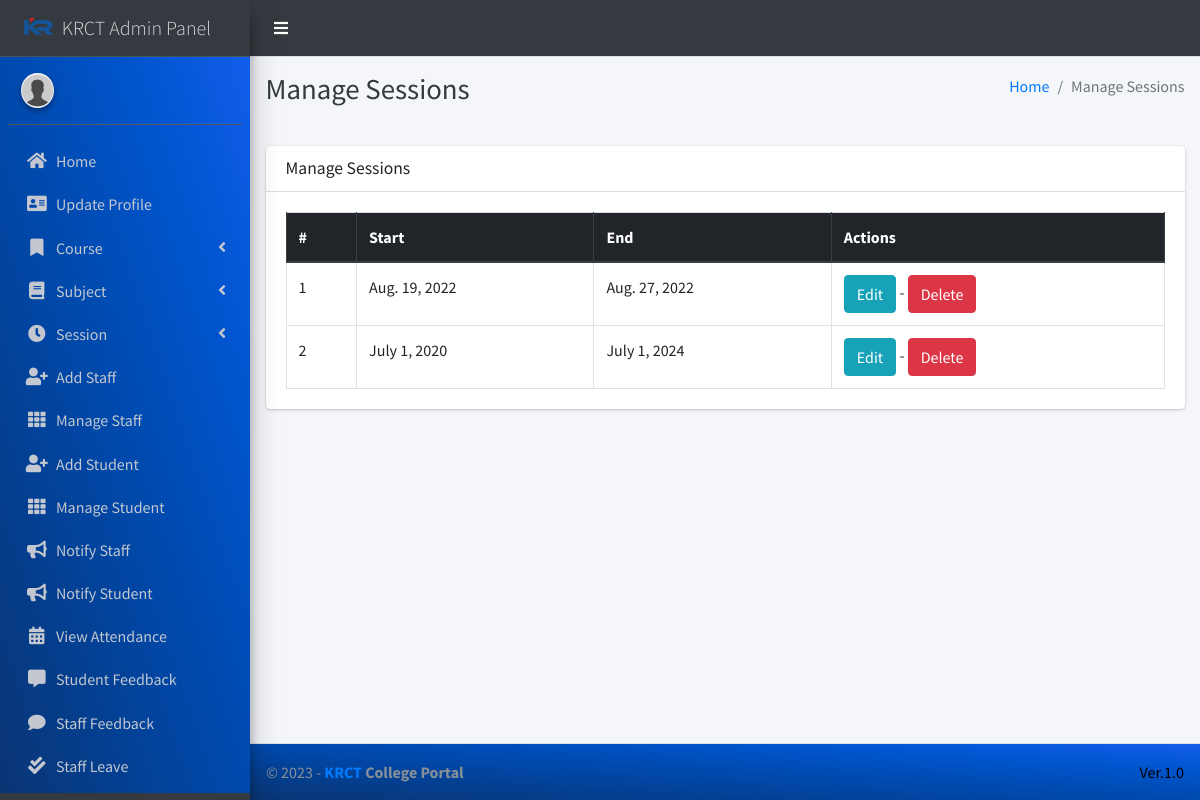
/session/manage/ (signed in), run on the app's committed database.
### main_app/models.py (models this page shows, shortened)
class Session(models.Model):
    start_year = models.DateField()
    end_year = models.DateField()

### main_app/hod_views.py (the view)
# urls.py: path("session/manage/", hod_views.manage_session, name="manage_session"),
def manage_session(request):
    sessions = Session.objects.all()
    context = {"sessions": sessions, "page_title": "Manage Sessions"}
    return render(request, "hod_template/manage_session.html", context)

### main_app/models.py (called while the page is built)
    def __str__(self):
        return self.first_name + " " + self.last_name

### main_app/templates/hod_template/manage_session.html
{% extends 'main_app/base.html' %}
{% load static %}
{% block page_title %}{{page_title}}{% endblock page_title %}
{% block content %}
<section class="content">
    <div class="container-fluid">
        <div class="row">
            <div class="col-md-12">
                <div class="card">
                    <div class="card-header">
                        <h3 class="card-title">{{page_title}}</h3>
                    </div>
                    <div class="card-body">
                        <table id="example2" class="table table-bordered table-hover">
                            <thead class="thead-dark">
                                <tr>
                                    <th>#</th>
                                    <th>Start</th>
                                    <th>End</th>
                                    <th>Actions</th>
                                </tr>
                            </thead>
                            <tbody>
                                {% for session in sessions %}
                                <tr>
                                    <td>{{ forloop.counter }}</td>
                                    <td>{{session.start_year}}</td>
                                    <td>{{session.end_year}}</td>
                                    <td><a href="{% url 'edit_session' session.id %}" class="btn btn-info">Edit</a> - <a href="{% url 'delete_session' session.id %}" onclick="return confirm('Are you sure you want to delete this ?')" class="btn btn-danger">Delete</a> </td>
                                </tr>
                                {% endfor %}
                            </tbody>
                        </table>
                    </div>
                </div>
            </div>
        </div>
    </div>
</section>
{% endblock content %}

### data on the page
Session: start_year "Aug. 19, 2022", end_year "Aug. 27, 2022"
Session: start_year "July 1, 2020", end_year "July 1, 2024"

### other printed values
{{ page_title }} "Manage Sessions"
